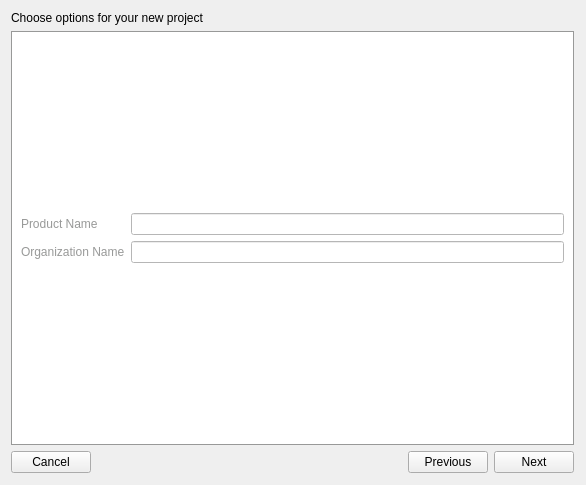
<?xml version="1.0" encoding="UTF-8"?>
<ui version="4.0">
 <class>NewProjectWindow</class>
 <widget class="QWidget" name="NewProjectWindow">
  <property name="windowModality">
   <enum>Qt::ApplicationModal</enum>
  </property>
  <property name="geometry">
   <rect>
    <x>0</x>
    <y>0</y>
    <width>586</width>
    <height>485</height>
   </rect>
  </property>
  <property name="windowTitle">
   <string>New project</string>
  </property>
  <layout class="QGridLayout" name="gridLayout">
   <property name="rightMargin">
    <number>12</number>
   </property>
   <property name="bottomMargin">
    <number>12</number>
   </property>
   <item row="0" column="0">
    <layout class="QVBoxLayout" name="vertical_layout">
     <item>
      <widget class="QLabel" name="choose_options">
       <property name="enabled">
        <bool>true</bool>
       </property>
       <property name="text">
        <string>Choose options for your new project</string>
       </property>
      </widget>
     </item>
     <item>
      <widget class="QFrame" name="background_widget">
       <property name="sizePolicy">
        <sizepolicy hsizetype="Preferred" vsizetype="Expanding">
         <horstretch>0</horstretch>
         <verstretch>0</verstretch>
        </sizepolicy>
       </property>
       <property name="palette">
        <palette>
         <active>
          <colorrole role="WindowText">
           <brush brushstyle="SolidPattern">
            <color alpha="255">
             <red>152</red>
             <green>153</green>
             <blue>152</blue>
            </color>
           </brush>
          </colorrole>
          <colorrole role="Window">
           <brush brushstyle="SolidPattern">
            <color alpha="255">
             <red>255</red>
             <green>255</green>
             <blue>255</blue>
            </color>
           </brush>
          </colorrole>
         </active>
         <inactive>
          <colorrole role="WindowText">
           <brush brushstyle="SolidPattern">
            <color alpha="255">
             <red>152</red>
             <green>153</green>
             <blue>152</blue>
            </color>
           </brush>
          </colorrole>
          <colorrole role="Window">
           <brush brushstyle="SolidPattern">
            <color alpha="255">
             <red>255</red>
             <green>255</green>
             <blue>255</blue>
            </color>
           </brush>
          </colorrole>
         </inactive>
         <disabled>
          <colorrole role="WindowText">
           <brush brushstyle="SolidPattern">
            <color alpha="255">
             <red>127</red>
             <green>127</green>
             <blue>127</blue>
            </color>
           </brush>
          </colorrole>
          <colorrole role="Window">
           <brush brushstyle="SolidPattern">
            <color alpha="255">
             <red>255</red>
             <green>255</green>
             <blue>255</blue>
            </color>
           </brush>
          </colorrole>
         </disabled>
        </palette>
       </property>
       <property name="autoFillBackground">
        <bool>true</bool>
       </property>
       <property name="frameShape">
        <enum>QFrame::Box</enum>
       </property>
       <layout class="QFormLayout" name="formLayout">
        <property name="formAlignment">
         <set>Qt::AlignCenter</set>
        </property>
        <item row="0" column="0">
         <widget class="QLabel" name="product_name_label">
          <property name="text">
           <string>Product Name</string>
          </property>
         </widget>
        </item>
        <item row="0" column="1">
         <widget class="QLineEdit" name="product_name_line_edit"/>
        </item>
        <item row="1" column="0">
         <widget class="QLabel" name="organization_name_label">
          <property name="text">
           <string>Organization Name</string>
          </property>
         </widget>
        </item>
        <item row="1" column="1">
         <widget class="QLineEdit" name="organization_name_line_edit"/>
        </item>
       </layout>
      </widget>
     </item>
     <item>
      <layout class="QHBoxLayout" name="horizontal_layout">
       <item>
        <widget class="QPushButton" name="cancel_button">
         <property name="text">
          <string>Cancel</string>
         </property>
         <property name="default">
          <bool>false</bool>
         </property>
         <property name="flat">
          <bool>false</bool>
         </property>
        </widget>
       </item>
       <item>
        <spacer name="horizontal_spacer">
         <property name="orientation">
          <enum>Qt::Horizontal</enum>
         </property>
         <property name="sizeHint" stdset="0">
          <size>
           <width>40</width>
           <height>20</height>
          </size>
         </property>
        </spacer>
       </item>
       <item>
        <widget class="QPushButton" name="previous_button">
         <property name="enabled">
          <bool>true</bool>
         </property>
         <property name="text">
          <string>Previous</string>
         </property>
        </widget>
       </item>
       <item>
        <widget class="QPushButton" name="next_button">
         <property name="text">
          <string>Next</string>
         </property>
        </widget>
       </item>
      </layout>
     </item>
    </layout>
   </item>
  </layout>
 </widget>
 <resources/>
 <connections/>
</ui>
